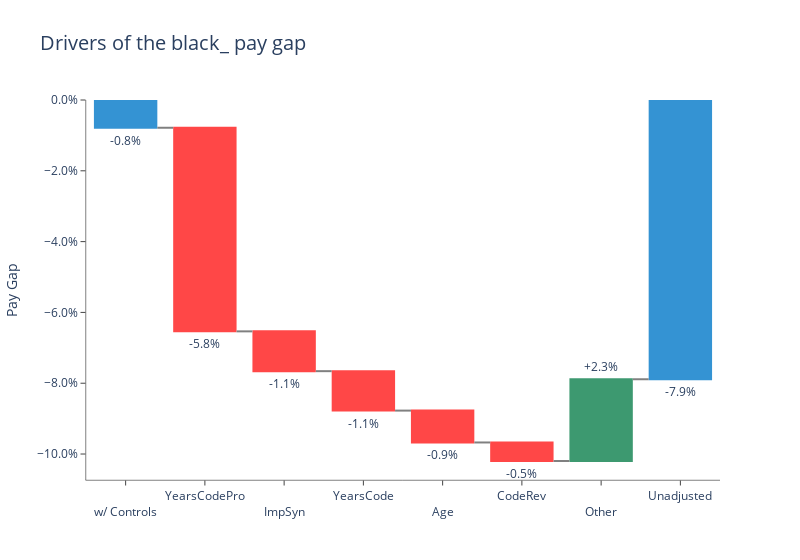

Notebook code cell kept with this figure:
### Code cell
output, coef_full = explain(data_2019, est, controls, "Ethnicity", "black_", 5)

output_waterfall(output, coef_full)

### Figure 1 — Plotly figure (JSON) as saved in the notebook; plotly's stock layout.template omitted (floating-point values rounded to 4 significant figures)
{"data": [{"connector": {"line": {"color": "grey"}}, "decreasing": {"marker": {"color": "#ff4747"}}, "hovertemplate": "%{text}", "measure": ["absolute", "relative", "relative", "relative", "relative", "relative", "relative", "total"], "name": "black_", "orientation": "v", "text": ["-0.8%", "-5.8%", "-1.1%", "-1.1%", "-0.9%", "-0.5%", "+2.3%", "-7.9%"], "textposition": "outside", "totals": {"marker": {"color": "#3493d3"}}, "type": "waterfall", "x": ["<br>w/ Controls", "YearsCodePro", "<br>ImpSyn", "YearsCode", "<br>Age", "CodeRev", "<br>Other", "Unadjusted"], "y": [-0.007839, -0.05751, -0.01124, -0.01114, -0.009003, -0.005235, 0.02309, -0.07888]}], "layout": {"plot_bgcolor": "white", "title": {"font": {"size": 20}, "text": "Drivers of the black_ pay gap"}, "width": 800, "xaxis": {"linecolor": "black", "linewidth": 0.5, "showline": true, "tickangle": 0, "tickmode": "array", "ticks": "outside", "tickvals": ["<br>w/ Controls", "YearsCodePro", "<br>ImpSyn", "YearsCode", "<br>Age", "CodeRev", "<br>Other", "Unadjusted"]}, "yaxis": {"linecolor": "black", "linewidth": 0.5, "showline": true, "tickformat": ".1%", "ticks": "outside", "title": {"text": "Pay Gap"}}}}
